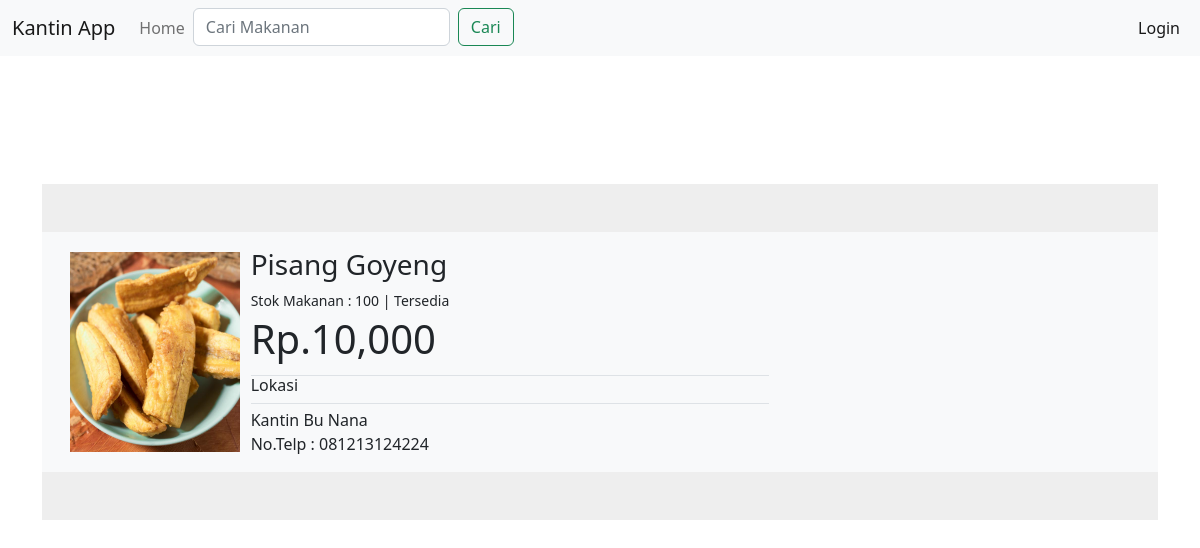
The app's page /makanan/3 with its own data.
### makanan/models.py (models this page shows, shortened)
class Makanan (models.Model):
    nama = models.CharField(max_length=250)
    harga = models.IntegerField()
    gambar = models.ImageField(upload_to='makanan/images/')
    stok = models.IntegerField()
    kantin = models.ForeignKey(Kantin,on_delete=models.CASCADE)
    Tersedia = (
        ('1', 'Tersedia'),
        ('0', 'Tidak Tersedia')
    )
    tersedia = models.CharField(max_length=1, choices=Tersedia)

class Kantin (models.Model):
    nama = models.CharField(max_length=250)
    phone_regex = RegexValidator(regex=r'^\+?1?\d{9,15}$',message = "min 8 digit")
    telpon = models.CharField(validators=[phone_regex], max_length=15, blank=True)

### makanan/views.py (the view)
# urls.py: path('makanan/<int:makanan_id>', makananView.detail, name = 'detail'),
def detail(request,makanan_id) :
    makanan = get_object_or_404(Makanan, pk=makanan_id)
    return render(request, 'detail.html', {'makanan' : makanan})

### makanan/template/detail.html (shortened to what this page needs)
{% extends 'navbar.html' %}
{% load humanize %}
{% block content %}
<!DOCTYPE html>
<html lang="en">
<head>
    <link href="https://cdn.jsdelivr.net/npm/bootstrap@5.2.3/dist/css/bootstrap.min.css" rel="stylesheet">
</head>
<body>
    <section style="background-color: #eee; margin-top: 128px;">
        <div class="container py-5">
          <div class="row bg-light p-3">
            <div class="col-md-2 py-1">
              <img src="{{ makanan.gambar.url }}" height = "200px" width="170px">
            </div>
            <div class="col-md-6">
              <div class="d-flex flex-column justify-content-between gap-1">
                <div class="d-flex flex-column justify-content-center">
                  <h3>{{ makanan.nama }}</h3>
                  <small>Stok Makanan : {{ makanan.stok }} | {{ makanan.get_tersedia_display }}</small>
                </div>
                <h1>Rp.{{ makanan.harga|intcomma }}</h1>
                <div class="d-flex align-items-center border border-end-0 border-start-0">
                  <h6>Lokasi</h6>
                </div>
                <div class="mb-4 mb-md-0 overflow-auto"">
                    {{ makanan.kantin.nama }}<br>
                    No.Telp : {{ makanan.kantin.telpon }}
                </div>
              </div>
            </div>
          </div>
        </div>
      </section>
</body>
{% endblock content %}

### records on screen
Makanan: gambar (picture), nama "Pisang Goyeng", stok "100", tersedia "Tersedia", harga "10,000", kantin.nama "Kantin Bu Nana", kantin.telpon "081213124224"
